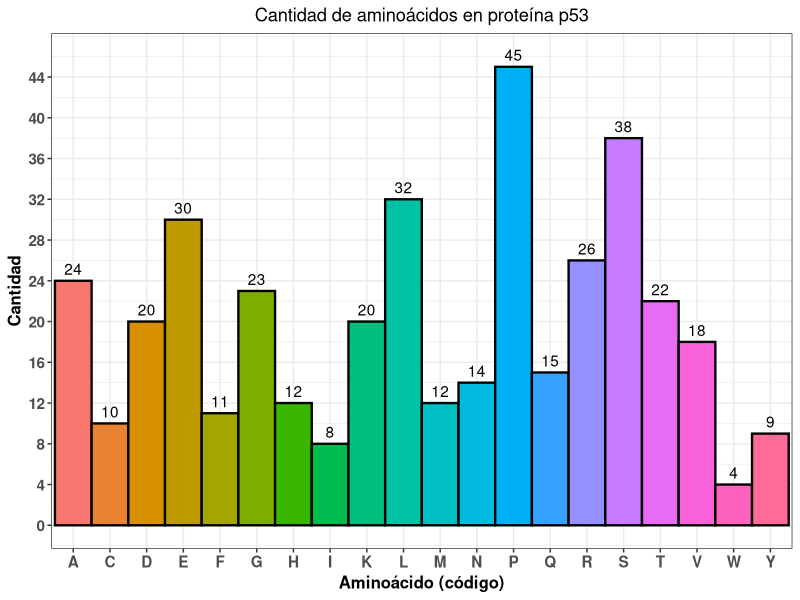

Generate this figure with R:

#--------Operaciones basicas------

#Con R podemos realizar algunas operaciones basicas, tales como sumas, restas, divisiones, etc

1 + 6 + 9
(1 + 6) * 9

#Los valores de salida se verán la consola. Observa que siempre aparece un [1], esto indica 
#el primer elemento de un output específico. Algo que hay que saber, es que, todo numero que se
#imprima en la consola, será interpretado como un vector. Un vector luce así:

vector_1 <- c(1, 2, 5, 7, 10, 11, 12, 100)

#Te describo lo anterior. La parte "vector_1" es el nombre una variable aleatoria que yo nombré, 
#el simbolo "<-" se usa para nombrar variables, automaticamente R con dicho simbolo sabe que lo que
#vas a escribir después, estará contenido en la varable que nombraste. La función "c()" permite crear
#vectores, y es una alusión a la palabra "combinar" o "concatenar". 

vector_2 <- c(1:100)
vector_2

#Lo anterior crea un vector con los primero 100 elementos. Si mandas a llamar a las varaibles 
#vector_1 y vector_2, verás ahora varios numeros entre corchetes, esto te está indicando la 
#posición del primer elemento que aparece en el vector. 

#Un vector puede contener diferentes clases de objetos, por ejemplo, objetos numericos, caracteres,
#valores lógicos, etc. 

vector_3 <- c("Hola Mundo")
vector_3

#Observa que para poder crear este vector, tuve que escribir entre comillas, SIEMPRE RECUERDA USAR
#COMILLAS CUANDO MANIPULES VALORES DEL TIPO "character"

vector_3 <- c("Hello World", "Hello R interpreter", "Hello everyone")
vector_3

#Acabo de crear un vector de longitud 3. Lo que hice es válido, Sobreescribí el vector anterior
#con otros valores. Esto no será de mucha ayuda más adelante. Si no quisieras borrar lo que
#tenías escrito o guardado en el vector, puedes "apendar" los nuevos valores así:

vector_3 <- append(vector_3, "This is a new string")
vector_3

#Otro tipo de clase de objetos que manejan los vectores son los valores boleanos o lógicos, es decir,
#verdadero o falso

vector_4 <- c(TRUE, FALSE, F, T)
vector_4

#Observa que no es necesario escribir entre comillas, porque el interprete de R sabe que se trata
#de valores logicos.


#---------Subsetting--------

#Aqui te voy a mostrar como obtener valores especificios o posiciones dentro de un vector. Imagina
#que tienes el vector "vec" con los primeros 1000 numeros, y quieres obtener el numero 543 solamente
#bueno, para hacerlo, se hace lo siguiente: 

vec <- c(1:1000)
vec[543]

#Se deben usar corchetes para que el interprete sepa que a la variable "vec" se le debe extraer
#el valor en la posicion 543. Ahora supongamos quieren los valores 4, 567, 83, 12 y 10

vec[c(4, 567, 83, 12, 10)]

#Lo que hice fue extraer esos cinco numeros pero para ello tengo que hacerlo en forma de un vector.
#Igual puedes extraer secuencias

vec[4:60]

#Lo anterior te proporciona los valores del 4 al 60. Supongamos ahora que NO quieres los valores 
#80, 90, 95, 100, 120, 147 y del 900 al 999

vec[-c(80, 90, 95, 100, 120, 147, 900:999)]

#Lo anterior, al colocar el signo "menos" antes del vector, indica que deseas extraer todo lo del
#vector excepto lo escrito en los corchetes.

#Hagamos esto más divertido, y usemos una secuencia de aminoacidos de la proteina p53, el guardian
#del gneoma. Como tiene una longitud de 393 aminoaciods (R los interpreta como caracteres), 
#la voy a guardar en una estructura diferente, algo llamado "dataframe"

#Primero, quiero que note, que, si quiero trabajar con secuencias, no es muy eficiente hacerlo de
#esta forma, guardandola en vectores, es mejor usar el formato "fasta", pero para este caso
#será la excepción


p53 <- "MEEPQSDPSVEPPLSQETFSDLWKLLPENNVLSPLPSQAMDDLMLSPDDIEQWFTEDPGPDEAPRMPEAAPPVAPAPAAPTPAAPAPAPSWPLSSSVPSQKTYQGSYGFRLGFLHSGTAKSVTCTYSPALNKMFCQLAKTCPVQLWVDSTPPPGTRVRAMAIYKQSQHMTEVVRRCPHHERCSDSDGLAPPQHLIRVEGNLRVEYLDDRNTFRHSVVVPYEPPEVGSDCTTIHYNYMCNSSCMGGMNRRPILTIITLEDSSGNLLGRNSFEVRVCACPGRDRRTEEENLRKKGEPHHELPPGSTKRALPNNTSSSPQPKKKPLDGEYFTLQIRGRERFEMFRELNEALELKDAQAGKEPGGSRAHSSHLKSKKGQSTSRHKKLMFKTEGPDSD"

nchar(p53)

#SI yo quisiera extraer algo de este vector, no podría, por ejemplo, si quisiera extraer
#el aminoacido de la posocion 300, me marcaria que no hay registro

p53[300]

#Esto se debe a que, yo guarde toda la secuencia como un caracter único. Si colocas lo siguiente

p53[1]

#El resultado es toda la secuencia. Para arreglar eso, emplearemos una función que permite
#dividir esta gran cadena en elementos individuales, llamada strsplit():

p53_1 <- strsplit(p53, "")

#Si ejecutas lo anterior, ahora vas a obtener una estructura llamada "lista" que se iré explicando
#mas adelante, sin embargo, debo decirte que cada estructura emplea formas de extraer elementos
#de forma distinta, para nuestro caso, observa lo siguiente: 

p53_1[1]  #Esto me sigue extrayendo toda la secuencia con un titulo de la lista
p53_1[[1]] #Esto me extrae solo la secuencia sin el titulo de la lista
p53_1[[1]][300]

#Con el último comando, ¡logramos extraer el aminoácido de la posición 300! Se trata de una Prolina (P)
#Esto es una herramienta muy poderosa, porque estamos aprovechanod el lenguaje informático para 
#realizar análisis biológicos. 

#Por si aún no ves más o menos la idea del curso, mira lo siguiente. Imagina ahora, que queremos saber
#la cantidad de aminoacidos con carga negativa. Por conocimiento, hay dos, "Aspartato (D)" 
#y "Glutamato (E)". Usanod diferentes funciones de R, podemos saberlo: 

library(tidyverse)
table(p53_1)

#Con table() podemos saber cuántos aminoacidos (o letras) hay de cada uno de los 20 aminoacidos. Pero 
#queremos D y E


table(p53_1[[1]] == "E") #Hay 30
table(p53_1[[1]] == "D") #Hay 20

#Aqui es donde los valores logicos toman importancia, porque nos indica que hay 20 coincidencia (TRUE)
#con la letra "D" y 30 con "E". Con estos datos, podemos hacer inclusive graficos como los siguientes: 

library(ggplot2)

df1 <- data.frame(table(p53_1))
names(df1)[1] = "Aminoacido"
names(df1)[2] = "Cantidad"
df1

ggplot(df1, aes(Aminoacido, Cantidad, fill = Aminoacido)) + 
  theme_bw() +
  ggtitle("Cantidad de aminoácidos en proteína p53") +
  labs(x = "Aminoácido (código)",
         y = "Cantidad") + 
  theme(legend.position = "none",
        plot.title = element_text(hjust = 0.5),
        axis.title = element_text(size = 12, face = "bold"),
        axis.text = element_text(size = 11, face = "bold")) +
  scale_y_continuous(limits = c(0, 46), breaks = seq(0, 46, by = 4)) +
  geom_bar(stat = "identity", color ="black", width = 1, size = 0.8) +
  geom_text(aes(label = Cantidad), vjust = -0.5, colour = "black")


#La paquería de ggplot2 nos permite crear gráficos de alta calidad, además, podemos modificar
#los atributos del mismo dependiendo de nuestros intereses. 

#Hasta este punto, solamente hemos visto un tour rápido del entorno de Rstudio y del lenguaje R
#además de una idea de cómo podemos utilizarlo. 


